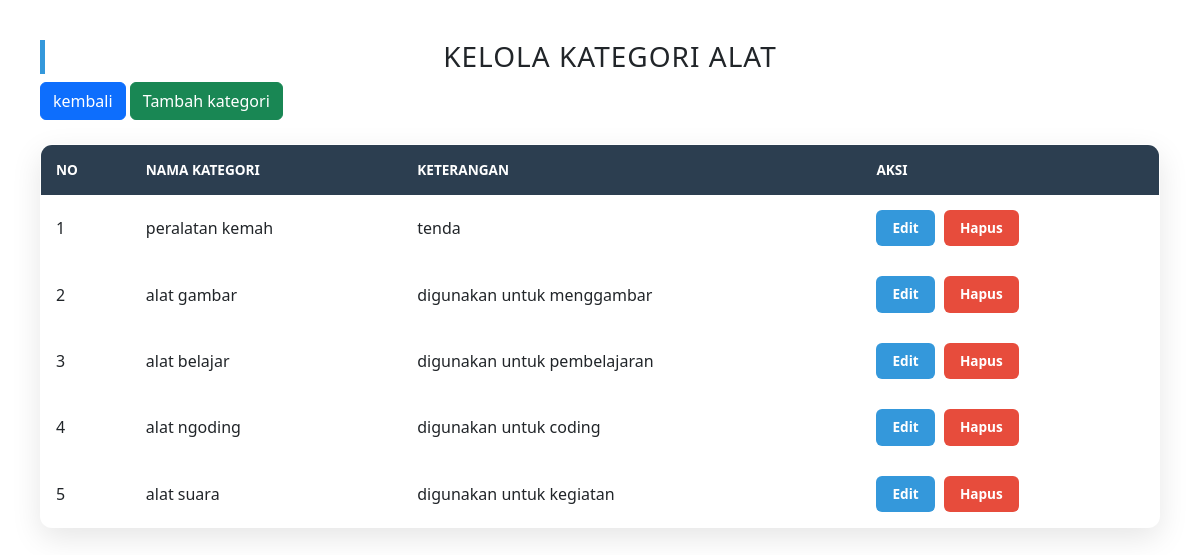
The app's page /view/v_kategori.php (signed in), older data.
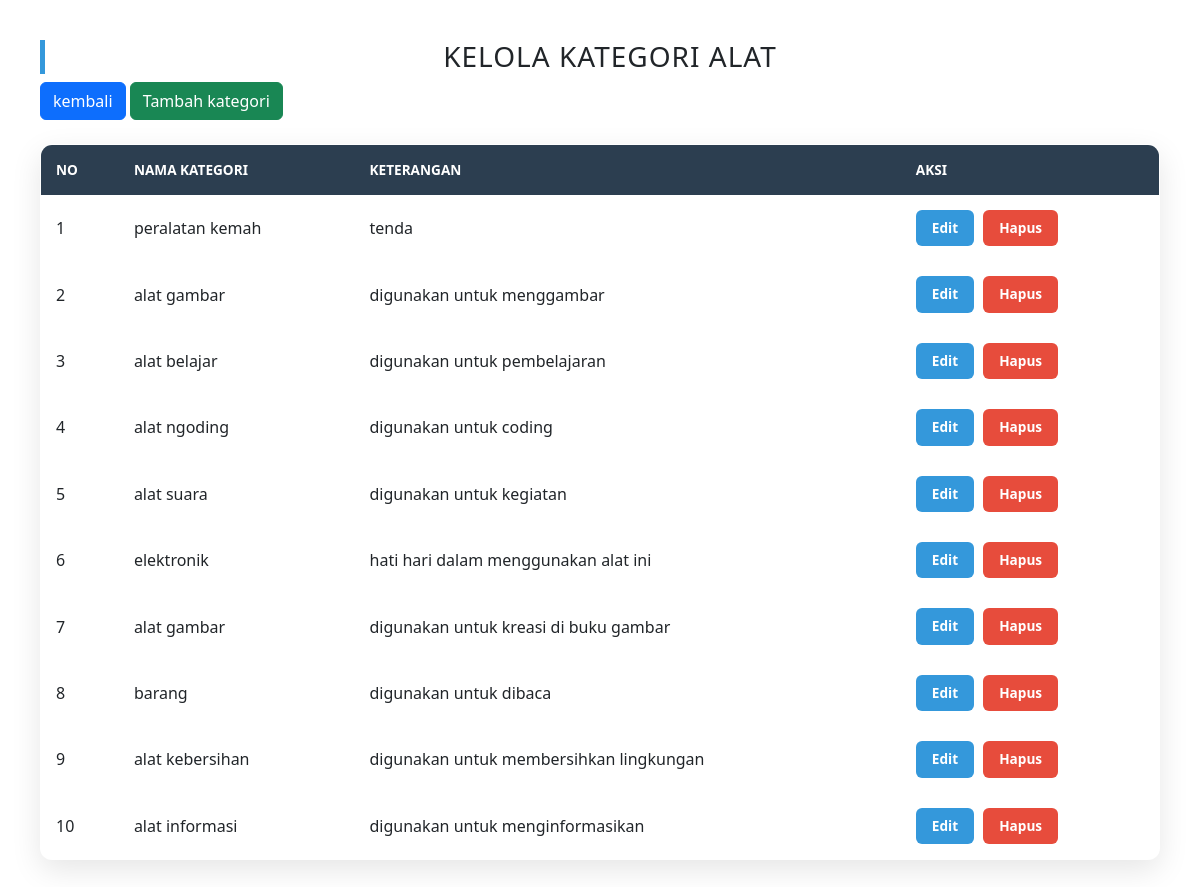
The same page, newer data.
### tables this page shows
CREATE TABLE `kategori` (
  `id_kategori` int NOT NULL,
  `nama_kategori` varchar(50) DEFAULT NULL,
  `keterangan_kategori` varchar(70) NOT NULL
);

### model/m_kategori.php (called while the page is built, shortened)
<?php
class m_kategori {
    private $db;
    public function __construct($db_connection) {
        $this->db = $db_connection;
    }
    public function tampil_data() {
        $sql = "SELECT id_kategori, nama_kategori, keterangan_kategori FROM kategori";
        $query = mysqli_query($this->db, $sql);
        $result = [];
        if ($query && mysqli_num_rows($query) > 0) {
            while ($data = mysqli_fetch_object($query)) {
                $result[] = $data;
            }
        }
        return $result;
    }
}

### view/v_kategori.php (the view, shortened to what this page needs)
<?php
include_once '../controller/c_kategori.php';
?>
<!DOCTYPE html>
<html lang="id">
<head>
    <link rel="stylesheet" href="../asset/style_kategori.css">
    <link href="https://cdn.jsdelivr.net/npm/bootstrap@5.3.8/dist/css/bootstrap.min.css" rel="stylesheet">
</head>
<body>
    <h3><center>Kelola Kategori Alat</h3>
    <a href="../view/v_tampilan_user.php" class="btn btn-primary">kembali</a>
    <a href="../view/v_tambah_kategori.php" class="btn btn-success"> Tambah kategori</a>
    <br><br>
    <table border="1" width="100%" cellpadding="10">
        <thead>
            <tr>
                <th>No</th>
                <th>Nama Kategori</th>
                <th>Keterangan</th>
                <th>Aksi</th>
            </tr>
        </thead>
        <tbody>
            <?php
            $no = 1;
            if (!empty($data_kategori)) :
                foreach($data_kategori as $kat) :
            ?>
            <tr>
                <td><?= $no++; ?></td>
                <td><?= htmlspecialchars($kat->nama_kategori); ?></td>
                <td><?= htmlspecialchars($kat->keterangan_kategori); ?></td>
                <td>
                    <a href="../controller/c_kategori.php?aksi=edit&id=<?= $kat->id_kategori; ?>"  class="button">Edit</a>
                    <a href="../controller/c_kategori.php?aksi=hapus&id=<?= $kat->id_kategori; ?>" onclick="return confirm('Hapus?')" class="buton">Hapus</a>
                </td>
            </tr>
            <?php endforeach; else : ?>
            <tr><td colspan="4" align="center">Data Kosong</td></tr>
            <?php endif; ?>
        </tbody>
    </table>
</body>
</html>

### controller/c_kategori.php (shortened to what this page needs)
<?php
require_once '../model/m_koneksi.php';
require_once '../model/m_kategori.php';
$koneksi_obj = new m_koneksi();
$dbConnection = $koneksi_obj->koneksi;
$kategori_model = new m_kategori($dbConnection);
$aksi = $_GET['aksi'] ?? 'tampil';
$id   = $_GET['id'] ?? null;
if ($aksi === 'tampil') {
    $data_kategori = $kategori_model->tampil_data();
    include '../view/v_kategori.php';
    exit();
}
elseif ($aksi === 'edit' && $id) {
    $data_edit = $kategori_model->tampil_data_by_id($id);
    include '../view/v_update_kategori.php';
    exit();
}

### asset/style_kategori.css (style rules this page uses)
body { font-family: 'Inter', sans-serif; background-color: #f4f7f6; margin: 0; padding: 40px; color: #333; }
h3 { color: #2c3e50; text-transform: uppercase; letter-spacing: 1px; border-left: 5px solid #3498db; padding-left: 15px; margin-bottom: 20px; }
table { width: 100%; border-collapse: collapse; background: white; border-radius: 12px; overflow: hidden; box-shadow: 0 10px 30px rgba(0,0,0,0.1); }
thead { background: #2c3e50; color: #ffffff; }
th { padding: 15px; text-align: left; font-weight: 600; text-transform: uppercase; font-size: 0.85rem; }
td { padding: 15px; border-bottom: 1px solid #eee; vertical-align: middle; }
tbody tr:last-child td { border-bottom: none; }
.button, .buton { text-decoration: none; padding: 8px 16px; border-radius: 6px; font-size: 0.85rem; font-weight: 600; display: inline-block; transition: all 0.3s ease; }
.button { background-color: #3498db; color: white; margin-right: 5px; }
.buton { background-color: #e74c3c; color: white; }

Row changes from the older to the newer data that the page shows:
added kategori: nama_kategori "elektronik", keterangan_kategori "hati hari dalam menggunakan alat ini"
added kategori: nama_kategori "alat gambar", keterangan_kategori "digunakan untuk kreasi di buku gambar"
added kategori: nama_kategori "barang", keterangan_kategori "digunakan untuk dibaca"
added kategori: nama_kategori "alat kebersihan", keterangan_kategori "digunakan untuk membersihkan lingkungan"
added kategori: nama_kategori "alat informasi", keterangan_kategori "digunakan untuk menginformasikan"
